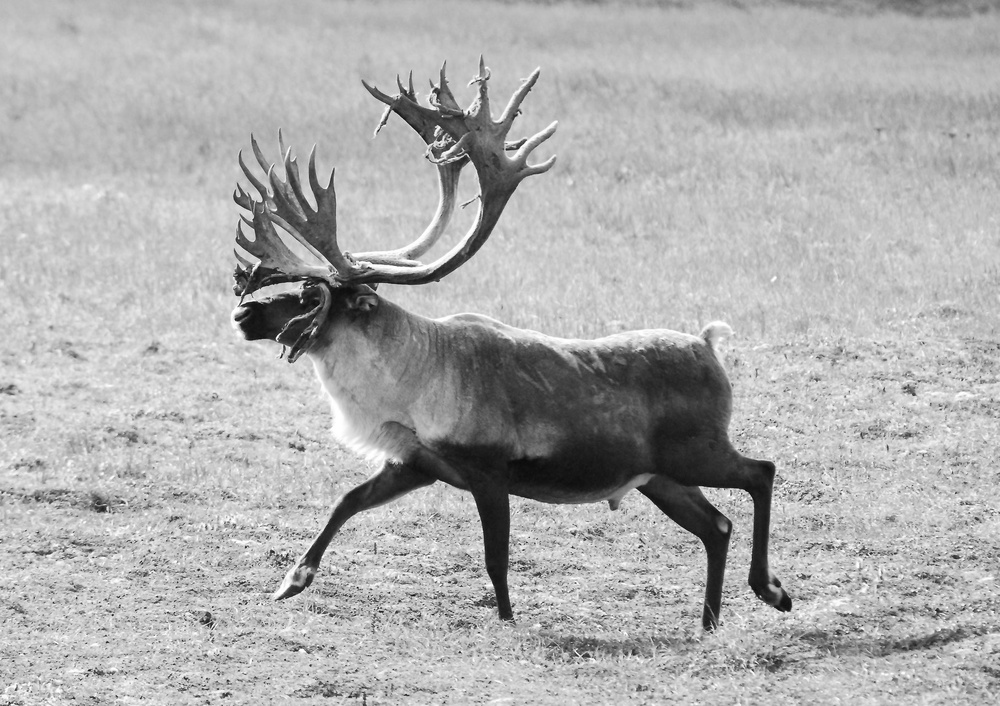
%> input picture Image Processing With Matlab/0010-Mathematical-Morphology/_images/caribou.jpg, 1000 x 706 px, shrunk from 2400 x 1694 before the run
$ octave exm_004_grayscal_dilation_erosion.m   (GNU Octave 9; MATLAB toolbox functions it lacks are replaced by stand-ins)
%> lines starting %> are read from the running program, lines starting %| are printed output that depends on the picture
%% Dilation
t = imread('_images/caribou.jpg');
%> t is the input picture: size 706x1000 uint8; min 4, max 255, mean 174.2

sq = ones(17, 17);
td = imdilate(t, sq);
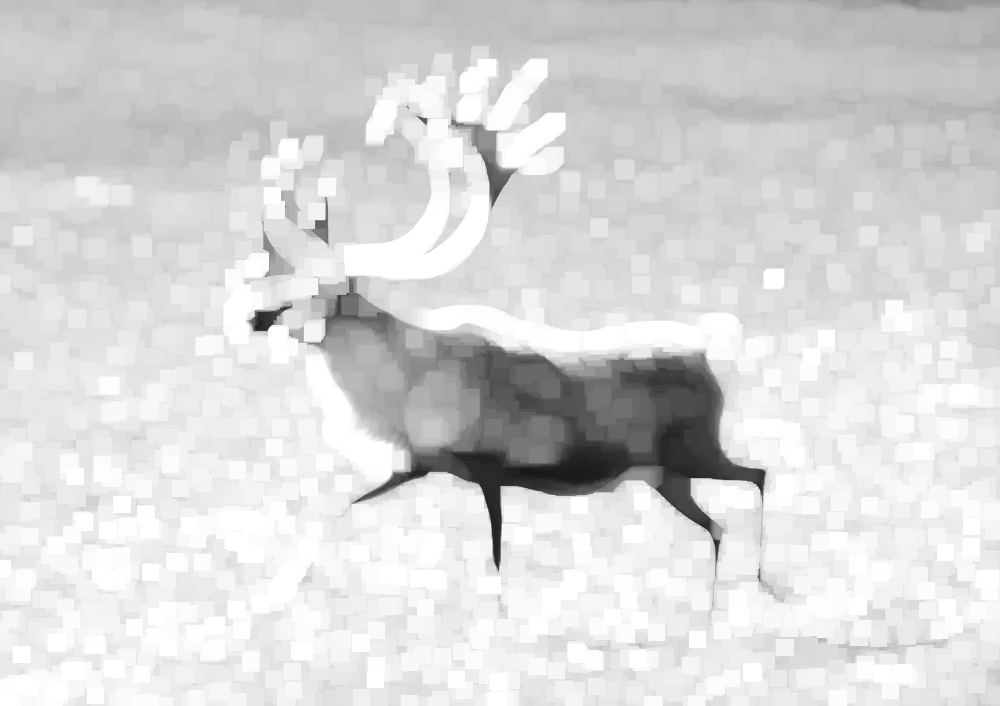
%> td: size 706x1000 uint8; min 22, max 255, mean 215.8

figure,
subplot(1, 2, 1), imshow(td);

%% Erosion

sq = ones(4, 4);
td = imerode(t, sq);
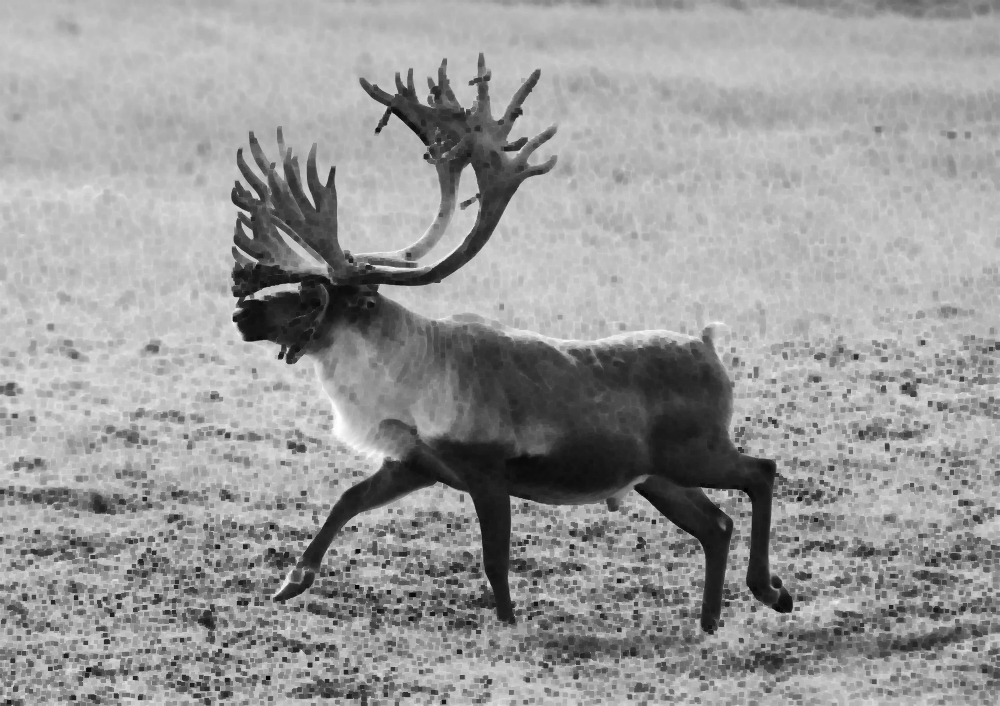
%> td: size 706x1000 uint8; min 4, max 255, mean 153

subplot(1, 2, 2), imshow(td);
